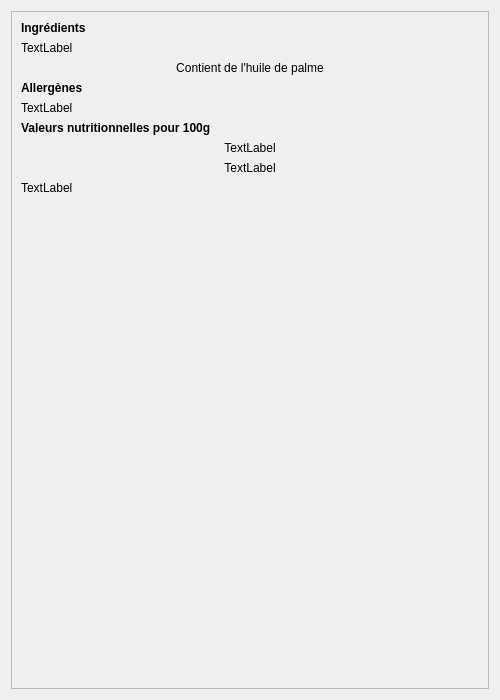
<?xml version="1.0" encoding="UTF-8"?>
<ui version="4.0">
 <class>Dialog</class>
 <widget class="QDialog" name="Dialog">
  <property name="geometry">
   <rect>
    <x>0</x>
    <y>0</y>
    <width>500</width>
    <height>700</height>
   </rect>
  </property>
  <property name="windowTitle">
   <string>Dialog</string>
  </property>
  <layout class="QGridLayout" name="gridLayout">
   <item row="0" column="0">
    <widget class="QScrollArea" name="scrollArea">
     <property name="widgetResizable">
      <bool>true</bool>
     </property>
     <widget class="QWidget" name="scrollAreaWidgetContents">
      <property name="geometry">
       <rect>
        <x>0</x>
        <y>0</y>
        <width>474</width>
        <height>674</height>
       </rect>
      </property>
      <layout class="QGridLayout" name="gridLayout_4">
       <item row="10" column="0">
        <widget class="QLabel" name="lbl_nutriments">
         <property name="sizePolicy">
          <sizepolicy hsizetype="Ignored" vsizetype="Preferred">
           <horstretch>0</horstretch>
           <verstretch>0</verstretch>
          </sizepolicy>
         </property>
         <property name="text">
          <string>TextLabel</string>
         </property>
         <property name="textInteractionFlags">
          <set>Qt::LinksAccessibleByMouse|Qt::TextSelectableByMouse</set>
         </property>
        </widget>
       </item>
       <item row="5" column="0">
        <widget class="QLabel" name="lbl_allergens">
         <property name="sizePolicy">
          <sizepolicy hsizetype="Ignored" vsizetype="Preferred">
           <horstretch>0</horstretch>
           <verstretch>0</verstretch>
          </sizepolicy>
         </property>
         <property name="text">
          <string>TextLabel</string>
         </property>
         <property name="wordWrap">
          <bool>true</bool>
         </property>
         <property name="textInteractionFlags">
          <set>Qt::LinksAccessibleByMouse|Qt::TextSelectableByMouse</set>
         </property>
        </widget>
       </item>
       <item row="1" column="0">
        <widget class="QLabel" name="lbl_ingredients">
         <property name="sizePolicy">
          <sizepolicy hsizetype="Ignored" vsizetype="Preferred">
           <horstretch>0</horstretch>
           <verstretch>0</verstretch>
          </sizepolicy>
         </property>
         <property name="text">
          <string>TextLabel</string>
         </property>
         <property name="wordWrap">
          <bool>true</bool>
         </property>
         <property name="textInteractionFlags">
          <set>Qt::LinksAccessibleByMouse|Qt::TextSelectableByMouse</set>
         </property>
        </widget>
       </item>
       <item row="12" column="0">
        <spacer name="verticalSpacer">
         <property name="orientation">
          <enum>Qt::Vertical</enum>
         </property>
         <property name="sizeHint" stdset="0">
          <size>
           <width>20</width>
           <height>40</height>
          </size>
         </property>
        </spacer>
       </item>
       <item row="7" column="0">
        <widget class="QLabel" name="label_3">
         <property name="text">
          <string>&lt;b&gt;Valeurs nutritionnelles pour 100g&lt;/b&gt;</string>
         </property>
        </widget>
       </item>
       <item row="2" column="0">
        <widget class="QLabel" name="lbl_palm_oil">
         <property name="styleSheet">
          <string notr="true"/>
         </property>
         <property name="text">
          <string>Contient de l'huile de palme</string>
         </property>
         <property name="alignment">
          <set>Qt::AlignCenter</set>
         </property>
        </widget>
       </item>
       <item row="0" column="0">
        <widget class="QLabel" name="label">
         <property name="text">
          <string>&lt;b&gt;Ingrédients&lt;/b&gt;</string>
         </property>
        </widget>
       </item>
       <item row="8" column="0">
        <widget class="QLabel" name="lbl_nutriscore">
         <property name="text">
          <string>TextLabel</string>
         </property>
         <property name="alignment">
          <set>Qt::AlignCenter</set>
         </property>
        </widget>
       </item>
       <item row="3" column="0" rowspan="2">
        <widget class="QLabel" name="label_2">
         <property name="text">
          <string>&lt;b&gt;Allergènes&lt;/b&gt;</string>
         </property>
        </widget>
       </item>
       <item row="9" column="0">
        <widget class="QLabel" name="lbl_nutriscore_number">
         <property name="text">
          <string>TextLabel</string>
         </property>
         <property name="alignment">
          <set>Qt::AlignCenter</set>
         </property>
        </widget>
       </item>
      </layout>
     </widget>
    </widget>
   </item>
  </layout>
 </widget>
 <resources/>
 <connections/>
</ui>
